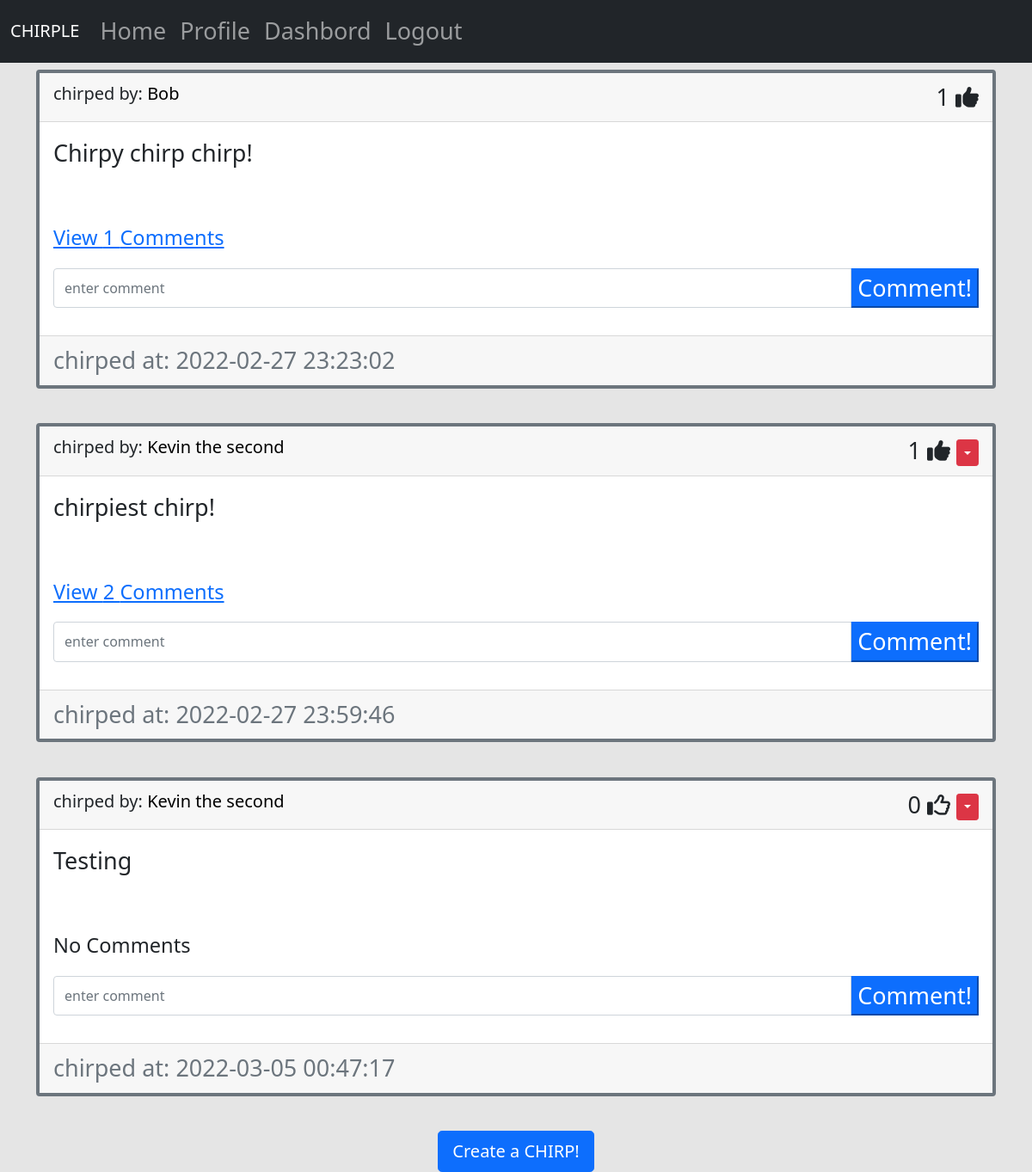
The app's page /home (signed in), older data.
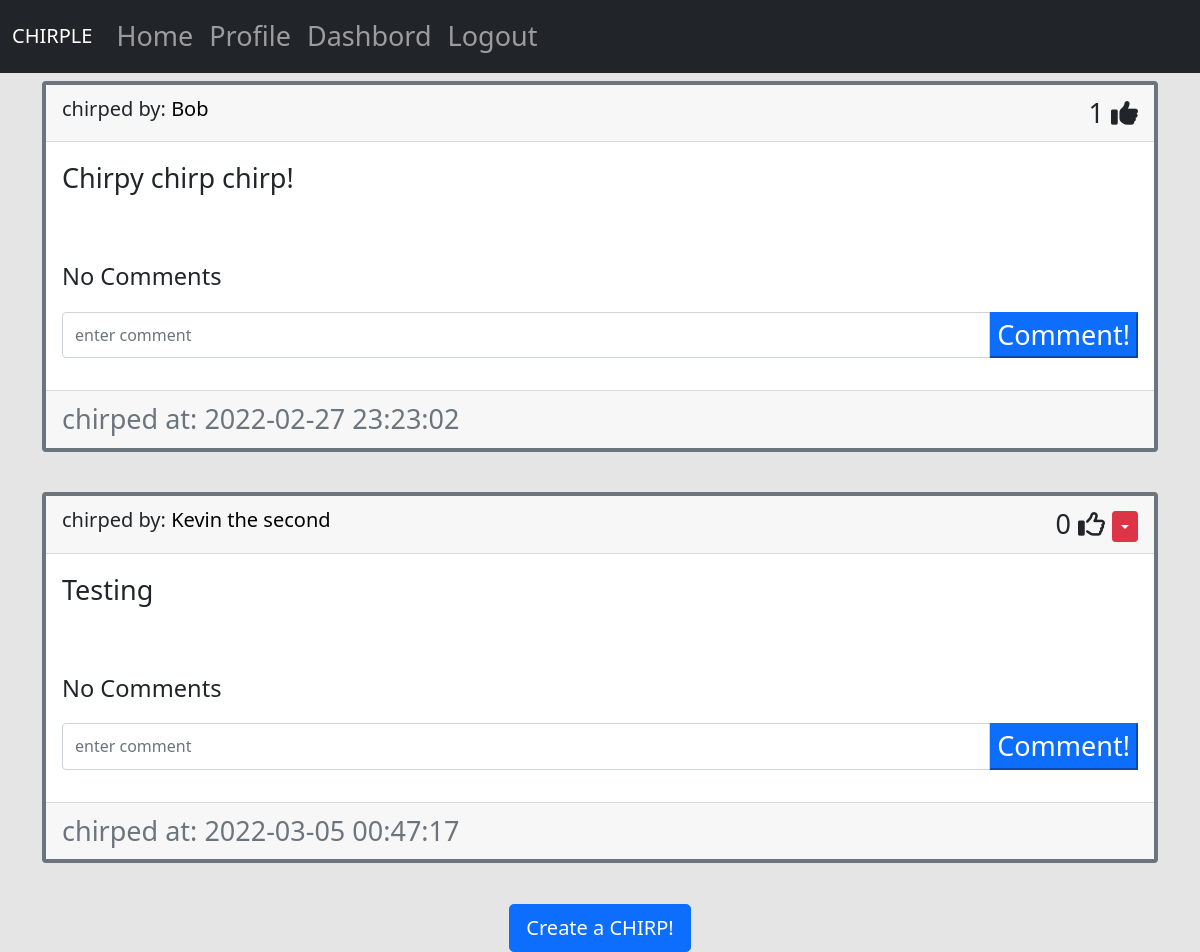
The same page, newer data.
### website/models.py (models this page shows)
class Chirps(db.Model):
    id = db.Column(db.Integer, primary_key=True)
    text = db.Column(db.Text, nullable=False)
    date_created = db.Column(db.DateTime(timezone=True), default=func.now())
    author = db.Column(db.Integer, db.ForeignKey(
        'user.id', ondelete="CASCADE"), nullable=False)
    comment = db.relationship(
        "Comment", backref="chirps", cascade="all,delete-orphan")
    like = db.relationship(
        "Like", backref="chirps", cascade="all,delete-orphan")

class User(db.Model, UserMixin):
    id = db.Column(db.Integer, primary_key=True)
    email = db.Column(db.String(150), unique=True)
    username = db.Column(db.String(150), unique=True)
    password = db.Column(db.String(150))
    date_created = db.Column(db.DateTime(timezone=True), default=func.now())
    isAdmin = db.Column(db.Boolean, default=False)
    chirps = db.relationship("Chirps", backref="user", passive_deletes=True)
    comment = db.relationship("Comment", backref="user", passive_deletes=True)
    like = db.relationship("Like", backref="user", passive_deletes=True)

### website/views.py (the view)
@views.route("/")
@views.route("/home")
@login_required
def home():
    posts = Chirps.query.all()
    return render_template("home.html",  user=current_user, chirps=posts)

### website/__init__.py (called while the page is built)
def create_app():
    app = Flask(__name__)
    app.config['SECRET_KEY'] = "notsosecretkey"
    app.config['SQLALCHEMY_DATABASE_URI'] = f'sqlite:///{DB_NAME}'
    db.init_app(app)
    from .views import views
    from .auth import authenticate
    app.register_blueprint(views, url_prefix="/")
    app.register_blueprint(authenticate, url_prefix="/")
    from .models import User
    create_database(app)
    login_manager = LoginManager()
    login_manager.login_view = "authenticate.login"
    login_manager.init_app(app)
    @login_manager.user_loader
    def load_user(_id):
        return User.query.get(int(_id))
    return app

### website/templates/home.html
{%extends "chirpdiv.html" %} {%block title%}Home{%endblock%}

### website/templates/chirpdiv.html (shortened to what this page needs)
{%extends "base.html"%} {%block title%}{%endblock%} {%block content%}
<div id="chirps">
  {%for chirps in chirps%}
  <div class="card border-secondary">
    <div class="card-header d-flex justify-content-between align-items-center" >
      <h5>
        chirped by:
        <span
          ><a href="/chirps/{{chirps.user.username}}" class="chirpname">
            {{chirps.user.username}}</a
          ></span
        >
      </h5>
      <div>
        <span id="likes-count-{{chirps.id}}">{{chirps.like|length}}</span>
        {%if user.id in  chirps.like|map(attribute="author")|list%}
        <i
          class="fas fa-thumbs-up"
          id="like-button-{{chirps.id}}"
          onclick="like({{chirps.id}})"
        ></i>
        {%else%}
        <i
        class="far fa-thumbs-up"
        id="like-button-{{chirps.id}}"
        onclick="like({{chirps.id}})"
      ></i>
        {%endif%}
        {%if chirps.author == user.id%}
      <div class="btn-group">
        <button
          type="button"
          class="btn btn-sm btn-danger dropdown-toggle"
          data-bs-toggle="dropdown"
        ></button>
      </div>
      {%endif%}
    </div>
  </div>
    <div class="card-body">
      <div class="card-text">
        <p class="chirptext">{{chirps.text}}</p>
      </div>
      <br />
        <p class="card-text">
          {%if chirps.comment|length > 0%}
          <a
            href="#comments-{{chirps.id}}"
            data-bs-toggle="collapse"
            role="button"
          >
            <small>View {{chirps.comment|length}} Comments</small>
          </a>
          {%else%}
          <small text-muted> No Comments</small>
          {%endif%}
        </p>
        <form
          method="POST"
          class="input-group mt-3 mb-3"
          action="/createcomment/{{chirps.id}}"
        >
          <input
            type="text"
            id="text"
            name="text"
            class="form-control"
            placeholder="enter comment"
          />
          <button type="submit" class="btn-primary">Comment!</button>
        </form>
      </div>
      <div class="card-footer text-muted">
        chirped at: {{chirps.date_created}}
      </div>
    </div>
    <br />
    {%endfor%}
  </div>
  {%block footer%}
  <div align="center">
    <a href="/createchirp"
      ><button type="button" class="btn btn-primary btn-lg">
        Create a CHIRP!
      </button></a
    >
  </div>
  {%endblock%} {%endblock%}

### website/templates/base.html (shortened to what this page needs)
<!DOCTYPE html>
<html lang="en">
  <head>
    <link
      href="https://cdn.jsdelivr.net/npm/bootstrap@5.1.3/dist/css/bootstrap.min.css"
      rel="stylesheet"
    />
    <link rel="stylesheet" href="../static/style.css" />
  </head>
  <body>
    <nav class="navbar navbar-expand-lg navbar-dark bg-dark">
      <div class="container-fluid">
        <a class="navbar-brand" href="/home">CHIRPLE</a>
        <div class="collapse navbar-collapse" id="navbarNavAltMarkup">
          <div class="navbar-nav">
            <a class="nav-item nav-link" href="/home">Home</a>
            {%if current_user.is_authenticated and current_user.isAdmin == True
            %}
            <a
              class="nav-item nav-link"
              href="/chirps/{{current_user.username}}"
              >Profile</a
            >
            <a class="nav-item nav-link" href="/dashboard">Dashbord</a>
            <a class="nav-item nav-link" href="/logout">Logout</a>
            {%else%}
            <a class="nav-item nav-link" href="/login">login</a>
            <a class="nav-item nav-link" href="/signup">sign up</a>
            {%endif%}
          </div>
        </div>
      </div>
    </nav>
    <div class="container">{% block content %}{% endblock %}</div>
  </body>
</html>

### website/static/style.css (style rules this page uses)
body { background-color: #e5e5e5; font-size: 27px; }
.card { border: 4px solid black; }
.chirpname { color: black; text-decoration: none; }

Row changes from the older to the newer data that the page shows:
removed Chirps: user.username "Kevin the second", like|length "1", text "chirpiest chirp!", comment|length "2", date_created "2022-02-27 23:59:46"
shown differently, row unchanged: Chirps "Chirpy chirp chirp!": comment|length "1" → (not shown); text "View Comments" → "No Comments"
